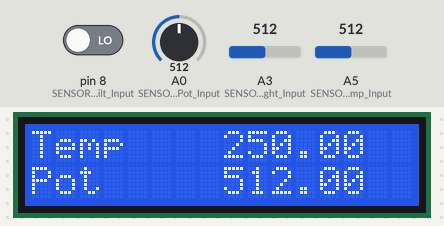
A sketch run on a simulated Arduino Uno, built with avr-gcc and run on an emulated ATmega328P. Parts: 16×2 character LCD. The test bench sets the inputs (shaded band); at power-on: A0 (SENSOR_Pot_Input) = 512, A3 (SENSOR_Light_Input) = 512, A5 (SENSOR_Temp_Input) = 512, pin 8 (SENSOR_Tilt_Input) LOW.

Above: at 1.2 s.
1.3 s: A0 (SENSOR_Pot_Input) set to 716
At 4.8 s:
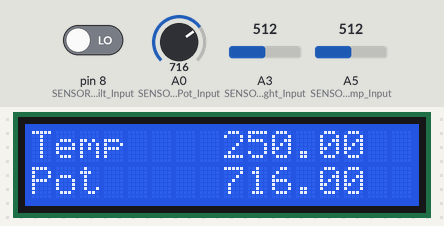
7.6 s: A3 (SENSOR_Light_Input) set to 716
At 11.9 s:
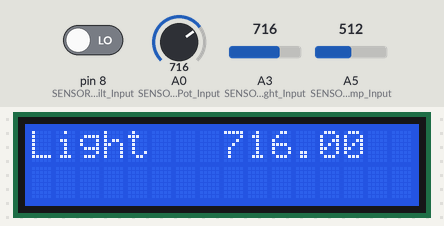
12.6 s: A5 (SENSOR_Temp_Input) set to 716
At 16.9 s:
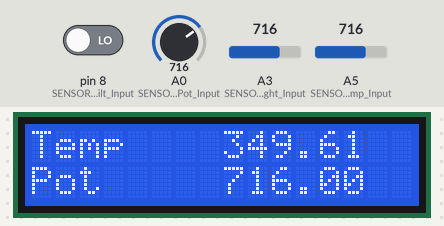
17.6 s: pin 8 (SENSOR_Tilt_Input) driven HIGH
At 18.9 s:
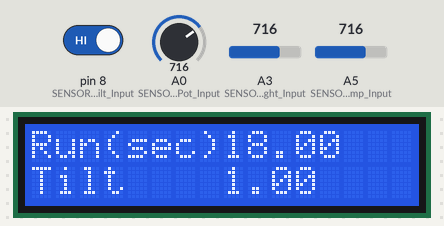
21.5 s: A0 (SENSOR_Pot_Input) set to 900
At 25.9 s:
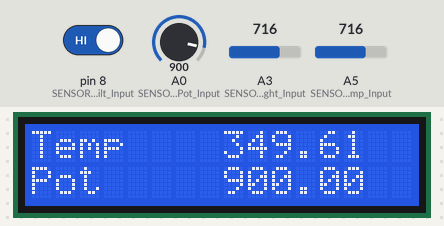
26.7 s: A3 (SENSOR_Light_Input) set to 900
At 29.7 s:
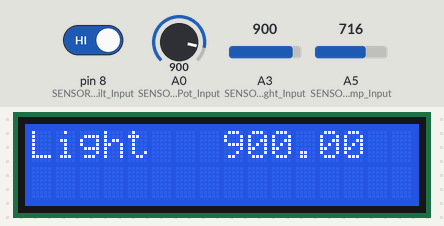
Timing chart, 0 to 31.2 s (numbered marks = the images above; inputs shaded):
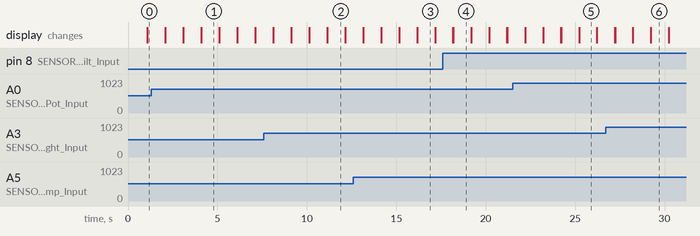

Measured:
- what the display in image 1 shows lasts 1.0 s, from 4.1 s to 5.1 s

The sketch:

SensorsAndDisplay.ino
```cpp
#include <LiquidCrystal.h>

// Playing with sensors and display
int LCD_port_RS = 12;
int LCD_port_Enable = 11;
int LCD_port_D4 = 5;
int LCD_port_D5 = 4;
int LCD_port_D6 = 3;
int LCD_port_D7 = 2;

int SENSOR_Pot_Input = A0;
int SENSOR_Temp_Input = A5;
int SENSOR_Tilt_Input = 8;
int SENSOR_Light_Input = A3;

//LiquidCrystal lcd;
LiquidCrystal lcd(LCD_port_RS, LCD_port_Enable, LCD_port_D4, LCD_port_D5, LCD_port_D6, LCD_port_D7);

void setup()
{
  // put your setup code here, to run once:
  lcd.begin(16,2);
  lcd.clear();

  pinMode(SENSOR_Pot_Input, INPUT);
  pinMode(SENSOR_Temp_Input, INPUT);
  pinMode(SENSOR_Tilt_Input, INPUT);
  pinMode(SENSOR_Light_Input, INPUT);
}

void loop()
{
  // put your main code here, to run repeatedly:

  int secSinceBoot = millis() / 1000;
  float potVal = analogRead(SENSOR_Pot_Input);
  int tiltVal = digitalRead(SENSOR_Tilt_Input);
  float tempVal = getTemp(SENSOR_Temp_Input);
  float lightVal = analogRead(SENSOR_Light_Input);

  displayInfo(0, "Run(sec)", secSinceBoot);
  displayInfo(1, "Tilt", tiltVal);
  delay(1000);

  lcd.clear();
  displayInfo(0, "Temp", tempVal);
  displayInfo(1, "Pot", potVal);
  delay(1000);

  lcd.clear();
  displayInfo(0, "Light", lightVal);
  delay(1000);

  //TODO: Auto cycle


  lcd.clear();
}
float getTemp(int pin)
{
  float sensorValue = analogRead(pin);
  Serial.print(sensorValue);
  Serial.print("   ");
  float outVoltage = (sensorValue * 5000.0) / 1024.0; //This is the mv from the port
  Serial.print(outVoltage);
  float tempC = outVoltage / 10.0; // Convert the mv to C, each 10 mv is 1 C
  return tempC;
}

void displayInfo(int line, char* label, float value)
{
  lcd.setCursor(0, line);
  lcd.print(label);
  lcd.setCursor(8, line);
  lcd.print(value);
}
```
